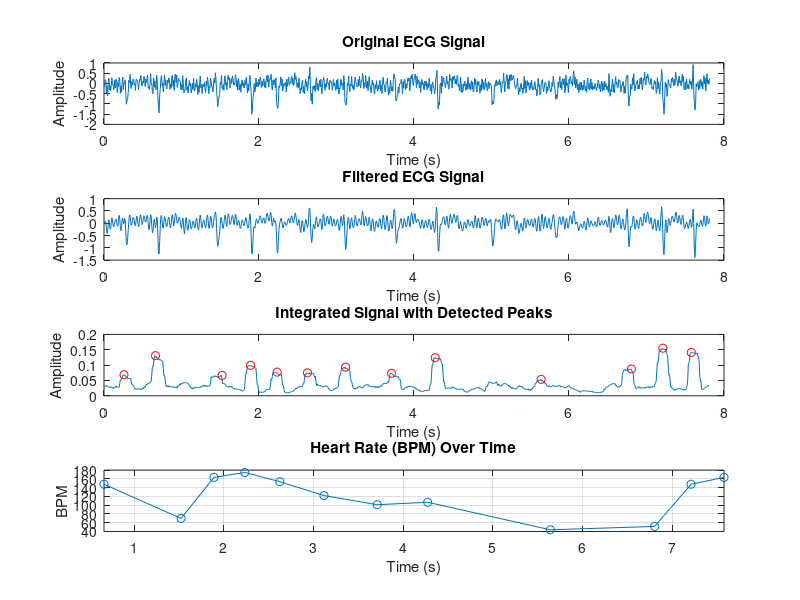

Reproduce this figure in MATLAB.
% Load the ECG signal
load('E3.mat'); % Replace with your .mat file
ecg_signal = E3(500:1500); % Replace with actual variable name
fs = 128;        % Sampling frequency

% Preprocessing: Bandpass filter
low_cutoff = 1.5; % Hz
high_cutoff = 35; % Hz
[b, a] = butter(4, [low_cutoff, high_cutoff] / (fs / 2), 'bandpass');
filtered_signal = filtfilt(b, a, ecg_signal);

% Step 1: Differentiation
diff_signal = diff(filtered_signal);

% Step 2: Squaring
squared_signal = diff_signal.^2;

% Step 3: Moving Window Integration
window_size = round(0.15 * fs); % 150 ms window
integrated_signal = movmean(squared_signal, window_size);

% Step 4: Peak Detection
threshold = max(integrated_signal) * 0.3; % Dynamic threshold
[~, r_locs] = findpeaks(integrated_signal, 'MinPeakHeight', threshold, 'MinPeakDistance', fs * 0.3);

% Step 5: Calculate Heart Rate (BPM)
time_intervals = diff(r_locs) / fs; % Time intervals between peaks in seconds
bpm = 60 ./ time_intervals;         % Convert to BPM
bpm_time = r_locs(2:end) / fs;      % Time corresponding to BPM values

% Plotting Results
figure;

% Original ECG Signal
subplot(4, 1, 1);
plot((0:length(ecg_signal)-1) / fs, ecg_signal);
title('Original ECG Signal');
xlabel('Time (s)');
ylabel('Amplitude');

% Filtered ECG Signal
subplot(4, 1, 2);
plot((0:length(filtered_signal)-1) / fs, filtered_signal);
title('Filtered ECG Signal');
xlabel('Time (s)');
ylabel('Amplitude');

% Integrated Signal with Detected Peaks
subplot(4, 1, 3);
plot((0:length(integrated_signal)-1) / fs, integrated_signal);
hold on;
plot(r_locs / fs, integrated_signal(r_locs), 'ro');
title('Integrated Signal with Detected Peaks');
xlabel('Time (s)');
ylabel('Amplitude');

% Heart Rate (BPM) Over Time
subplot(4, 1, 4);
plot(bpm_time, bpm, '-o');
disp(mean(bpm));
xlim([bpm_time(1), bpm_time(end)]);
title('Heart Rate (BPM) Over Time');
xlabel('Time (s)');
ylabel('BPM');
grid on;
